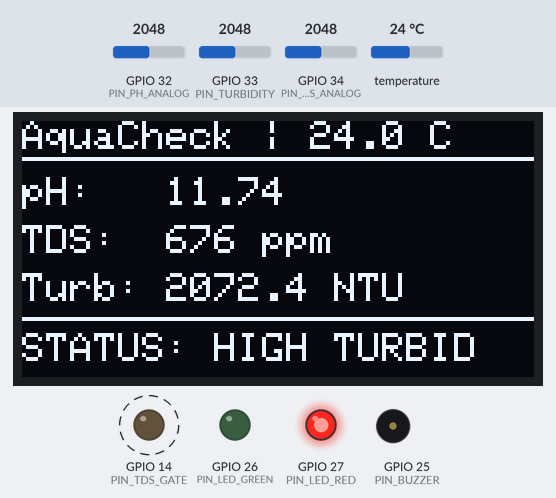
Bench run of a sketch on a simulated ESP32. Shown: 128×64 one-colour display, output pins drawn as LEDs (lit = HIGH), buzzer (waves = sounding, pin HIGH). Dashed ring = blinking. Inputs (shaded band) come from the test bench; at power-on: temperature 24 °C, GPIO 32 (PIN_PH_ANALOG) = 2048, GPIO 34 (PIN_TDS_ANALOG) = 2048, GPIO 33 (PIN_TURBIDITY) = 2048. Storage starts empty; what the sketch prints to the serial monitor is not drawn.

Above: at 2.2 s.
2.3 s: temperature set to 12 °C
At 4.8 s:
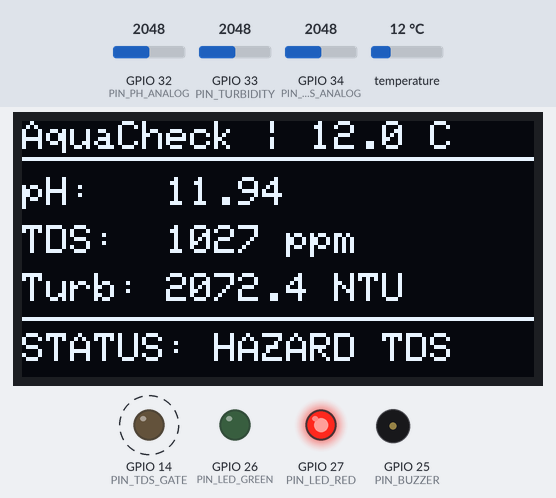
8.2 s: GPIO 32 (PIN_PH_ANALOG) set to 2121
At 10.5 s:
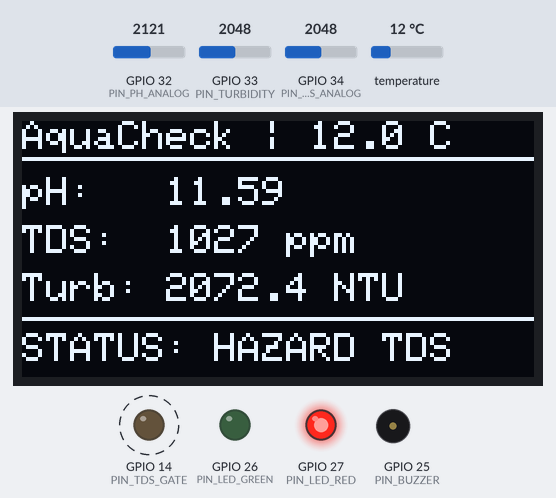
14.1 s: GPIO 34 (PIN_TDS_ANALOG) set to 1949
At 16.2 s:
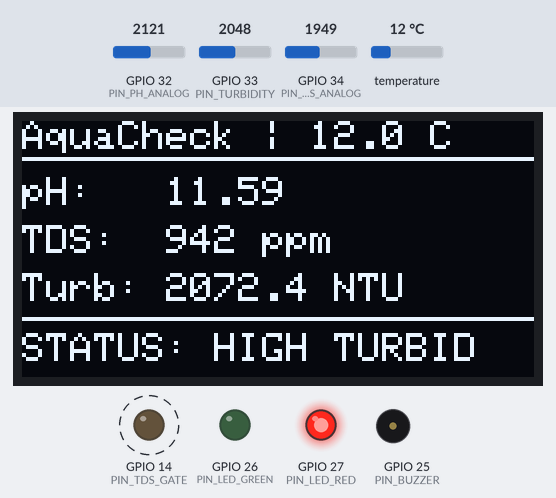
20.0 s: GPIO 33 (PIN_TURBIDITY) set to 460
At 20.9 s:
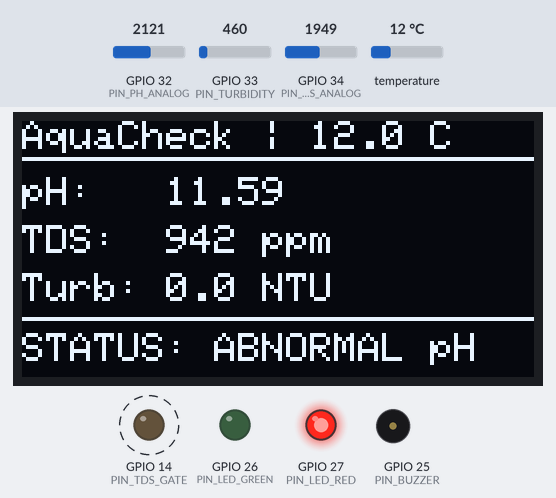
25.7 s: GPIO 32 (PIN_PH_ANALOG) set to 2751
At 26.6 s:
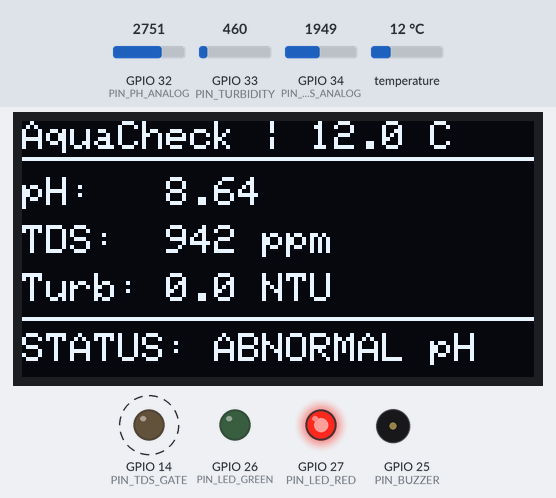
31.4 s: GPIO 32 (PIN_PH_ANALOG) set to 2810
At 33.1 s:
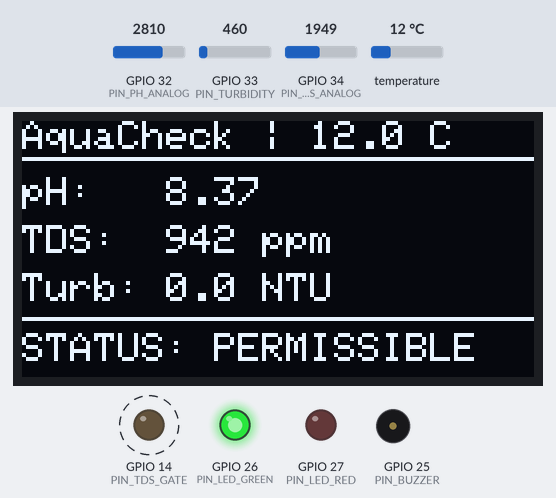
Timing chart, 0 to 38.0 s (numbered marks = the images above; inputs shaded):
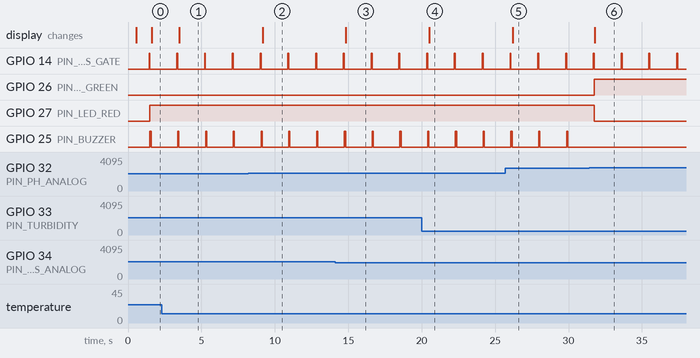

The sketch:

aquacheck_esp32.ino
```cpp
/*
 * ======================================================================================
 * AquaCheck – Portable Multi-Parameter Water Quality Monitoring & Assessment Device
 * Target: ESP32 Dev Module (Dual-Core Xtensa 240MHz)
 *
 * Features:
 * - Synchronous 4-probe acquisition: pH, Turbidity, TDS/EC, Water Temperature (DS18B20)
 * - Time-Multiplexed Power Gating to prevent TDS AC interference on high-impedance pH probe
 * - Real-time physical temperature compensation (Nernstian pH & 25°C normalized TDS)
 * - FreeRTOS dual-core tasking: Core 0 (DSP & Sampling), Core 1 (OLED, MicroSD, Alerts)
 * - SLS 614:2013 and WHO Drinking Water Benchmark Classification
 * ======================================================================================
 */

#include <Arduino.h>
#include <Wire.h>
#include <SPI.h>
#include <SD.h>
#include <Adafruit_GFX.h>
#include <Adafruit_SSD1306.h>
#include <OneWire.h>
#include <DallasTemperature.h>

// --------------------------------------------------------------------------------------
// Pin Definitions
// --------------------------------------------------------------------------------------
#define PIN_PH_ANALOG       32    // ADC1_CH4
#define PIN_TURBIDITY       33    // ADC1_CH5
#define PIN_TDS_ANALOG      34    // ADC1_CH6
#define PIN_DS18B20         4     // 1-Wire Digital Bus (with 4.7k pullup)
#define PIN_TDS_GATE        14    // 2N7000 MOSFET Gate for TDS power gating
#define PIN_BUZZER          25    // Active Piezo Buzzer
#define PIN_LED_GREEN       26    // Status Safe Indicator
#define PIN_LED_RED         27    // Status Danger/Warning Indicator

// SPI Pins for MicroSD Card
#define PIN_SD_CS           5
#define PIN_SD_MOSI         23
#define PIN_SD_MISO         19
#define PIN_SD_SCK          18

// OLED Display Configuration
#define SCREEN_WIDTH        128
#define SCREEN_HEIGHT       64
#define OLED_RESET          -1
#define SCREEN_ADDRESS      0x3C

Adafruit_SSD1306 display(SCREEN_WIDTH, SCREEN_HEIGHT, &Wire, OLED_RESET);
OneWire oneWire(PIN_DS18B20);
DallasTemperature tempSensor(&oneWire);

// --------------------------------------------------------------------------------------
// Calibration Constants
// --------------------------------------------------------------------------------------
const float VREF               = 3.30f;
const float ADC_RESOLUTION     = 4095.0f;
const float PH_NEUTRAL_VOLTAGE = 2.50f;   // Measured voltage at pH 7.00
const float PH_SLOPE_25C       = 0.180f;  // Volts per pH unit at 25°C (approx 59.16mV * amplifier gain)
const float TDS_FACTOR         = 0.50f;   // ppm per uS/cm conversion

// --------------------------------------------------------------------------------------
// Data Structures & FreeRTOS Synchronization
// --------------------------------------------------------------------------------------
enum WaterStatus {
  STATUS_SAFE,
  STATUS_PERMISSIBLE,
  STATUS_UNSAFE_TURBIDITY,
  STATUS_UNSAFE_PH,
  STATUS_HAZARDOUS_TDS
};

struct WaterQualityData {
  float temperatureC;
  float pH;
  float turbidityNTU;
  float tdsPPM;
  WaterStatus status;
  uint32_t timestampMs;
};

// Queue to transfer measurements from Core 0 to Core 1
QueueHandle_t dataQueue;
bool sdCardAvailable = false;

// --------------------------------------------------------------------------------------
// Function Prototypes
// --------------------------------------------------------------------------------------
float readFilteredVoltage(uint8_t pin, int samples = 40);
float computeCompensatedPH(float rawVoltage, float tempC);
float computeTurbidityNTU(float rawVoltage);
float computeCompensatedTDS(float rawVoltage, float tempC);
WaterStatus evaluateWaterSafety(float ph, float tds, float ntu);
void TaskSensorAcquisition(void *pvParameters);
void TaskHCIAndLogging(void *pvParameters);

// --------------------------------------------------------------------------------------
// Arduino Setup
// --------------------------------------------------------------------------------------
void setup() {
  Serial.begin(115200);
  delay(500);
  Serial.println("\n[AquaCheck] Initializing Embedded Diagnostics System...");

  // Initialize GPIOs
  pinMode(PIN_PH_ANALOG, INPUT);
  pinMode(PIN_TURBIDITY, INPUT);
  pinMode(PIN_TDS_ANALOG, INPUT);
  pinMode(PIN_TDS_GATE, OUTPUT);
  digitalWrite(PIN_TDS_GATE, LOW); // Keep TDS powered off initially

  pinMode(PIN_BUZZER, OUTPUT);
  pinMode(PIN_LED_GREEN, OUTPUT);
  pinMode(PIN_LED_RED, OUTPUT);
  digitalWrite(PIN_BUZZER, LOW);
  digitalWrite(PIN_LED_GREEN, LOW);
  digitalWrite(PIN_LED_RED, LOW);

  // Initialize Temperature Sensor
  tempSensor.begin();

  // Initialize I2C OLED
  Wire.begin(21, 22);
  if (!display.begin(SSD1306_SWITCHCAPVCC, SCREEN_ADDRESS)) {
    Serial.println("[AquaCheck ERROR] SSD1306 allocation failed!");
  } else {
    display.clearDisplay();
    display.setTextSize(1);
    display.setTextColor(SSD1306_WHITE);
    display.setCursor(15, 20);
    display.println("AQUACHECK v1.0");
    display.setCursor(10, 35);
    display.println("Booting System...");
    display.display();
  }

  // Initialize MicroSD Card
  SPI.begin(PIN_SD_SCK, PIN_SD_MISO, PIN_SD_MOSI, PIN_SD_CS);
  if (SD.begin(PIN_SD_CS)) {
    sdCardAvailable = true;
    Serial.println("[AquaCheck] MicroSD Card mounted successfully.");
    // Write CSV header if file doesn't exist
    if (!SD.exists("/aquacheck_log.csv")) {
      File logFile = SD.open("/aquacheck_log.csv", FILE_WRITE);
      if (logFile) {
        logFile.println("Timestamp_ms,Temp_C,pH,Turbidity_NTU,TDS_ppm,Safety_Verdict");
        logFile.close();
      }
    }
  } else {
    Serial.println("[AquaCheck WARN] MicroSD Card failed to mount! Running in local-only mode.");
  }

  // Create Inter-task FreeRTOS Queue (capacity: 5 items)
  dataQueue = xQueueCreate(5, sizeof(WaterQualityData));

  // Spawn Core 0 Task: High-priority Sensor Acquisition
  xTaskCreatePinnedToCore(
    TaskSensorAcquisition,
    "SensorTask",
    4096,
    NULL,
    2,        // Priority 2 (Higher)
    NULL,
    0         // Core 0
  );

  // Spawn Core 1 Task: UI Rendering, MicroSD Logging, and Alerts
  xTaskCreatePinnedToCore(
    TaskHCIAndLogging,
    "HCITask",
    4096,
    NULL,
    1,        // Priority 1
    NULL,
    1         // Core 1
  );

  Serial.println("[AquaCheck] FreeRTOS Tasks running on Cores 0 and 1.");
}

void loop() {
  // Empty. Execution is governed by FreeRTOS tasks.
  vTaskDelay(pdMS_TO_TICKS(1000));
}

// --------------------------------------------------------------------------------------
// Core 0: High-Priority Sensor Acquisition Task
// --------------------------------------------------------------------------------------
void TaskSensorAcquisition(void *pvParameters) {
  for (;;) {
    WaterQualityData data;
    data.timestampMs = millis();

    // 1. Measure Liquid Temperature
    tempSensor.requestTemperatures();
    float temp = tempSensor.getTempCByIndex(0);
    if (temp < -50.0f || temp > 100.0f) {
      temp = 25.0f; // Fallback default if probe disconnected
    }
    data.temperatureC = temp;

    // 2. Measure pH (Ensure TDS excitation is OFF to prevent galvanic interference)
    digitalWrite(PIN_TDS_GATE, LOW);
    vTaskDelay(pdMS_TO_TICKS(30)); // Allow charge stabilization
    float phVoltage = readFilteredVoltage(PIN_PH_ANALOG, 50);
    data.pH = computeCompensatedPH(phVoltage, data.temperatureC);

    // 3. Measure Optical Turbidity
    float turbidityVoltage = readFilteredVoltage(PIN_TURBIDITY, 40);
    data.turbidityNTU = computeTurbidityNTU(turbidityVoltage);

    // 4. Measure TDS (Power gate TDS ON, stabilize, sample, then power gate OFF)
    digitalWrite(PIN_TDS_GATE, HIGH);
    vTaskDelay(pdMS_TO_TICKS(50)); // Stabilize AC excitation waveform
    float tdsVoltage = readFilteredVoltage(PIN_TDS_ANALOG, 40);
    digitalWrite(PIN_TDS_GATE, LOW); // Immediately isolate
    data.tdsPPM = computeCompensatedTDS(tdsVoltage, data.temperatureC);

    // 5. Evaluate Overall Water Quality Verdict
    data.status = evaluateWaterSafety(data.pH, data.tdsPPM, data.turbidityNTU);

    // 6. Push to Queue for Core 1 consumption
    xQueueSend(dataQueue, &data, pdMS_TO_TICKS(100));

    // Yield for 1 second before next acquisition cycle
    vTaskDelay(pdMS_TO_TICKS(1000));
  }
}

// --------------------------------------------------------------------------------------
// Core 1: HCI, Display, Alerts & MicroSD Logging Task
// --------------------------------------------------------------------------------------
void TaskHCIAndLogging(void *pvParameters) {
  WaterQualityData data;

  for (;;) {
    if (xQueueReceive(dataQueue, &data, portMAX_DELAY) == pdTRUE) {

      // Update Actuator Indicators
      if (data.status == STATUS_SAFE || data.status == STATUS_PERMISSIBLE) {
        digitalWrite(PIN_LED_GREEN, HIGH);
        digitalWrite(PIN_LED_RED, LOW);
        digitalWrite(PIN_BUZZER, LOW);
      } else {
        digitalWrite(PIN_LED_GREEN, LOW);
        digitalWrite(PIN_LED_RED, HIGH);
        // Beep buzzer for alert
        digitalWrite(PIN_BUZZER, HIGH);
        vTaskDelay(pdMS_TO_TICKS(80));
        digitalWrite(PIN_BUZZER, LOW);
      }

      // Render to 128x64 OLED Display
      display.clearDisplay();
      display.setTextSize(1);
      display.setTextColor(SSD1306_WHITE);

      // Header Banner
      display.setCursor(0, 0);
      display.print("AquaCheck | ");
      display.print(data.temperatureC, 1);
      display.println(" C");
      display.drawLine(0, 9, 128, 9, SSD1306_WHITE);

      // Parameter Readings
      display.setCursor(0, 14);
      display.print("pH:   ");
      display.print(data.pH, 2);

      display.setCursor(0, 26);
      display.print("TDS:  ");
      display.print((int)data.tdsPPM);
      display.println(" ppm");

      display.setCursor(0, 38);
      display.print("Turb: ");
      display.print(data.turbidityNTU, 1);
      display.println(" NTU");

      // Status Bar
      display.drawLine(0, 49, 128, 49, SSD1306_WHITE);
      display.setCursor(0, 53);
      display.setTextSize(1);

      const char *statusStr = "SAFE (POTABLE)";
      switch (data.status) {
        case STATUS_SAFE:
          display.print("STATUS: SAFE [OK]");
          statusStr = "SAFE";
          break;
        case STATUS_PERMISSIBLE:
          display.print("STATUS: PERMISSIBLE");
          statusStr = "PERMISSIBLE";
          break;
        case STATUS_UNSAFE_TURBIDITY:
          display.print("STATUS: HIGH TURBID");
          statusStr = "UNSAFE_TURBIDITY";
          break;
        case STATUS_UNSAFE_PH:
          display.print("STATUS: ABNORMAL pH");
          statusStr = "UNSAFE_PH";
          break;
        case STATUS_HAZARDOUS_TDS:
          display.print("STATUS: HAZARD TDS");
          statusStr = "HAZARDOUS_TDS";
          break;
      }
      display.display();

      // Serial Output (JSON Telemetry for USB / Host Dashboard)
      Serial.printf("{\"temp\":%.1f,\"ph\":%.2f,\"turb\":%.1f,\"tds\":%d,\"status\":\"%s\"}\n",
                    data.temperatureC, data.pH, data.turbidityNTU, (int)data.tdsPPM, statusStr);

      // Write to MicroSD Card if available
      if (sdCardAvailable) {
        File logFile = SD.open("/aquacheck_log.csv", FILE_APPEND);
        if (logFile) {
          logFile.printf("%lu,%.2f,%.2f,%.1f,%d,%s\n",
                         data.timestampMs, data.temperatureC, data.pH, data.turbidityNTU, (int)data.tdsPPM, statusStr);
          logFile.close();
        }
      }
    }
  }
}

// --------------------------------------------------------------------------------------
// Mathematical Signal Conditioning & Calibration Helpers
// --------------------------------------------------------------------------------------

float readFilteredVoltage(uint8_t pin, int samples) {
  uint32_t rawSum = 0;
  for (int i = 0; i < samples; i++) {
    rawSum += analogRead(pin);
    delayMicroseconds(250);
  }
  float avgRaw = (float)rawSum / (float)samples;
  return (avgRaw / ADC_RESOLUTION) * VREF;
}

float computeCompensatedPH(float rawVoltage, float tempC) {
  // Thermodynamic slope calculation: S(T) = S_25 * (T_K / 298.15)
  float tempKelvin = tempC + 273.15f;
  float dynamicSlope = PH_SLOPE_25C * (tempKelvin / 298.15f);

  // Calibration formula: pH = 7.0 + (V_neutral - V_measured) / Slope
  float calculatedPH = 7.0f + ((PH_NEUTRAL_VOLTAGE - rawVoltage) / dynamicSlope);

  // Clamping to realistic chemical bounds
  if (calculatedPH < 0.0f) calculatedPH = 0.0f;
  if (calculatedPH > 14.0f) calculatedPH = 14.0f;
  return calculatedPH;
}

float computeTurbidityNTU(float rawVoltage) {
  // TS-300B transfer function: NTU = -1120.4 * V^2 + 5742.3 * V - 4352.9
  if (rawVoltage >= 2.50f) {
    return 0.2f; // Clear water threshold
  }
  float ntu = -1120.4f * (rawVoltage * rawVoltage) + 5742.3f * rawVoltage - 4352.9f;
  if (ntu < 0.0f) ntu = 0.0f;
  if (ntu > 3000.0f) ntu = 3000.0f;
  return ntu;
}

float computeCompensatedTDS(float rawVoltage, float tempC) {
  // 1. Temperature coefficient compensation to 25.0°C baseline
  float compensationCoefficient = 1.0f + 0.019f * (tempC - 25.0f);
  float compensatedVoltage = rawVoltage / compensationCoefficient;

  // 2. Convert voltage to EC (uS/cm): Empirical polynomial
  float ec = (133.42f * pow(compensatedVoltage, 3) - 255.86f * pow(compensatedVoltage, 2) + 857.39f * compensatedVoltage);
  if (ec < 0.0f) ec = 0.0f;

  // 3. Convert EC to TDS (ppm)
  float tds = ec * TDS_FACTOR;
  return tds;
}

WaterStatus evaluateWaterSafety(float ph, float tds, float ntu) {
  // SLS 614 & WHO Thresholds
  if (tds > 1000.0f) {
    return STATUS_HAZARDOUS_TDS;
  }
  if (ntu > 5.0f) {
    return STATUS_UNSAFE_TURBIDITY;
  }
  if (ph < 6.5f || ph > 8.5f) {
    return STATUS_UNSAFE_PH;
  }
  if (tds > 500.0f || ntu > 2.0f) {
    return STATUS_PERMISSIBLE;
  }
  return STATUS_SAFE;
}
```

Measured:
- the behaviour switches between 2048 and 2049 on GPIO 32 (PIN_PH_ANALOG) (found by bisection; images 1 and 2)
- the behaviour switches between 2017 and 2016 on GPIO 34 (PIN_TDS_ANALOG) (found by bisection; images 2 and 3)
- the behaviour switches between 2781 and 2782 on GPIO 32 (PIN_PH_ANALOG) (found by bisection; images 5 and 6)
- after the input at 2.3 s, the display: changes after 1.2 s (image 1)
- after the input at 8.2 s, the display: changes after 0.97 s (image 2)
- after the input at 14.1 s, the display: changes after 0.74 s (image 3)
- after the input at 20.0 s, the display: changes after 0.51 s (image 4)
- after the input at 25.7 s, the display: changes after 0.49 s (image 5)
- after the input at 31.4 s, GPIO 26 (PIN_LED_GREEN): LOW → HIGH after 0.36 s; GPIO 27 (PIN_LED_RED): HIGH → LOW after 0.36 s; GPIO 25 (PIN_BUZZER): stops changing and stays LOW; the display: changes after 0.38 s (image 6)
